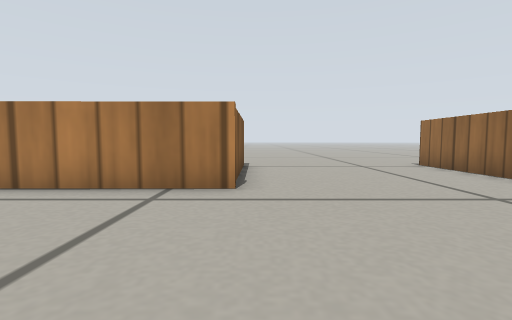
View 1 (above)

16 first-person views from a walk through a Gazebo world. The camera is 0.17 m above the floor, tilts 4° down and sees 85° across. The floor is counted in squares, 0.2 m on a side. Each view is taken from the middle of a square. On the plan, view 1 faces up. The plan holds only what a view shows up to about 10 squares ahead; the rest is blank. Gazebo's built-in surfaces are drawn with simple patterns.

View 2
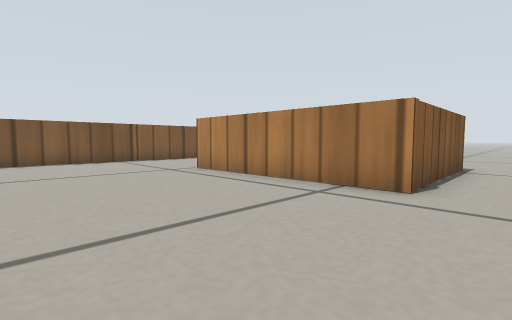

View 3
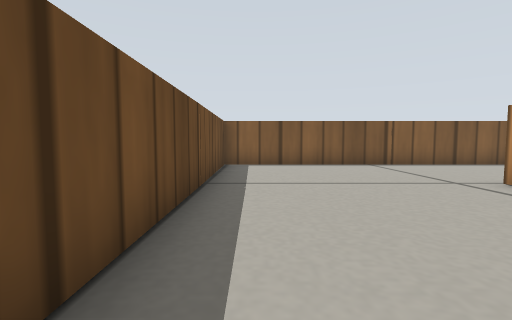

View 4
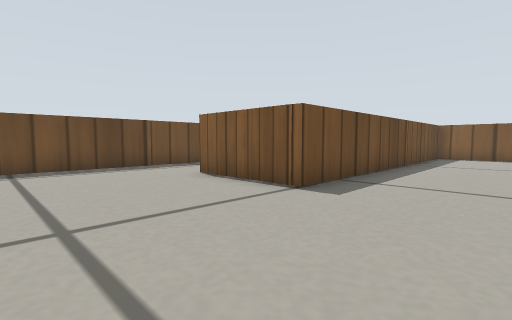

View 5
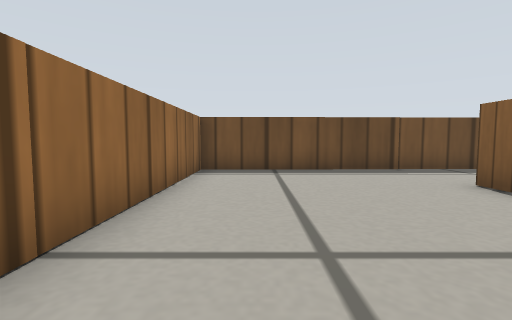

View 6
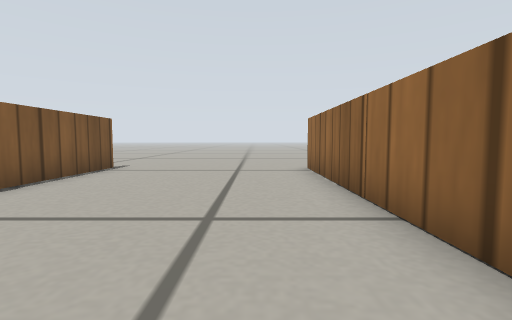

View 7
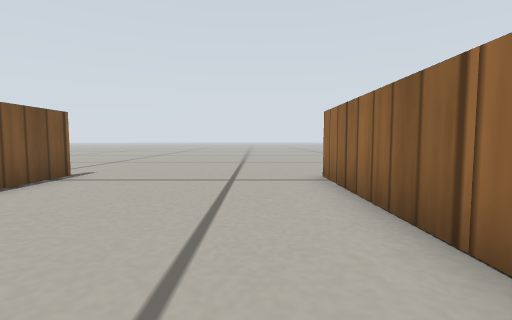

View 8
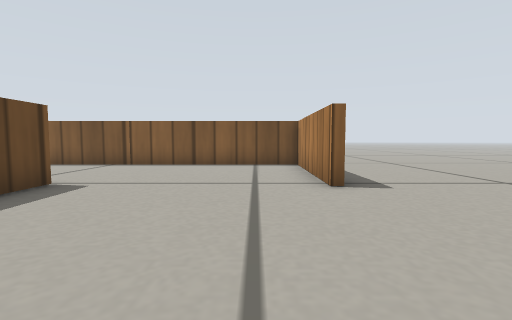

View 9
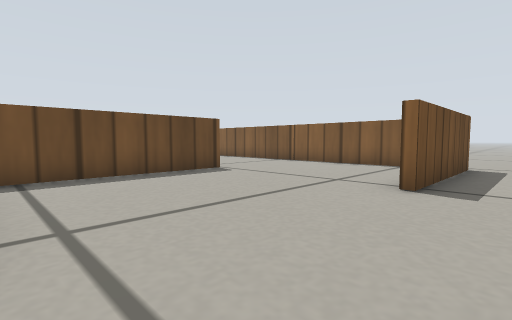

View 10
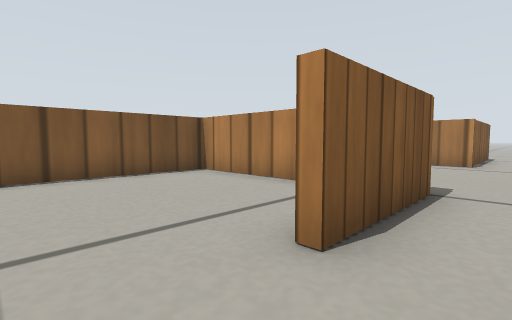

View 11
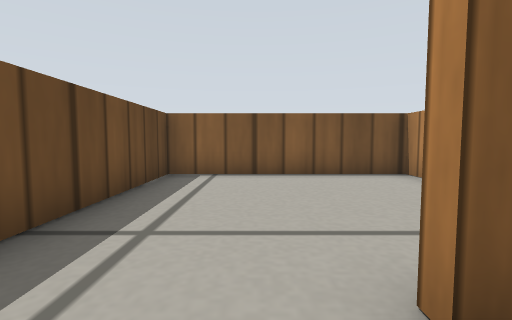

View 12
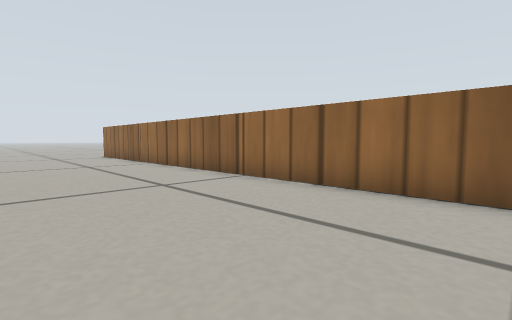

View 13
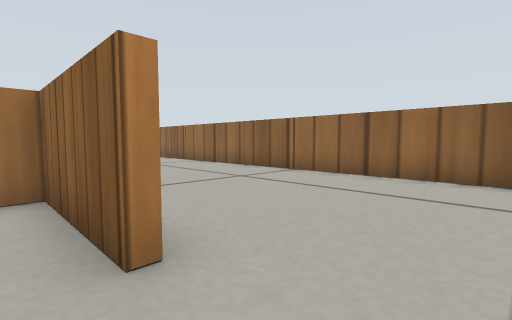

View 14
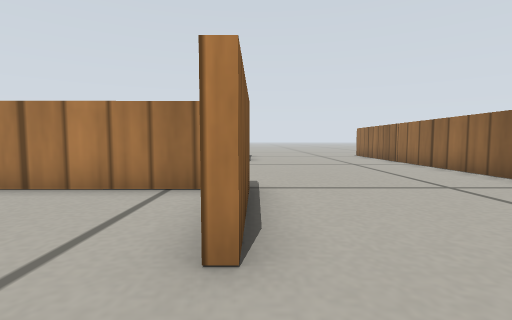

View 15
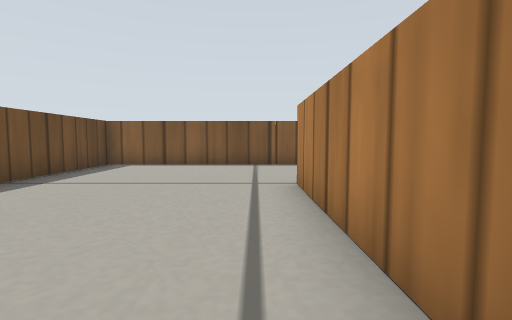

View 16
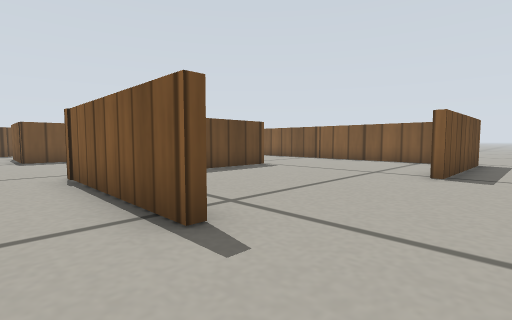

### Floor plan
Points are (right, up) in squares from view 1. A wall is a line through its corners. A room is listed if a view was taken in it or the views show most of it. See-through windows are left out.
Room 1 (views 1, 2, 3, 4, 5, 6, 7, 8, 9, 10, 11, 12, 14, 15, 16)
walls: (-6.4, 5) (-1.2, 5.1); (-0.4, 9.6) (-0.4, 4.8) (-6.4, 4.8); (-6, 10.4) (-10.6, 10.5) (-10.6, -1.1) (-0.1, -1) (-0.1, -4.2); (-10.9, 10.7) (-6, 10.6); (-0.5, -7.1) (5.6, -7) (5.6, 9.6)
ways out: opening at (0, -5.5) to room 2; opening at (-10, 12); opening at (6, 11)
Room 2 (view 13)
walls: (-0.4, -4.2) (-0.4, -1.2) (-5.9, -1.3) (-5.9, -7.2) (-0.5, -7.1)
ways out: opening at (0, -5.5) to room 1

Positions as (right, up) in squares from view 1, and headings:
1: (0, 0), facing up
2: (1, 0), facing up-left
3: (-1, 0), facing left
4: (4, 2), facing down-left
5: (4, 1), facing down
6: (4, 1), facing up
7: (4, 3), facing up
8: (-1, 9), facing left
9: (-1, 12), facing down-left
10: (1, -6), facing up-left
11: (1, -5), facing left
12: (1, -6), facing up-right
13: (-1, -6), facing up-right
14: (0, -6), facing up
15: (-1, 4), facing left
16: (1, 12), facing down-left
